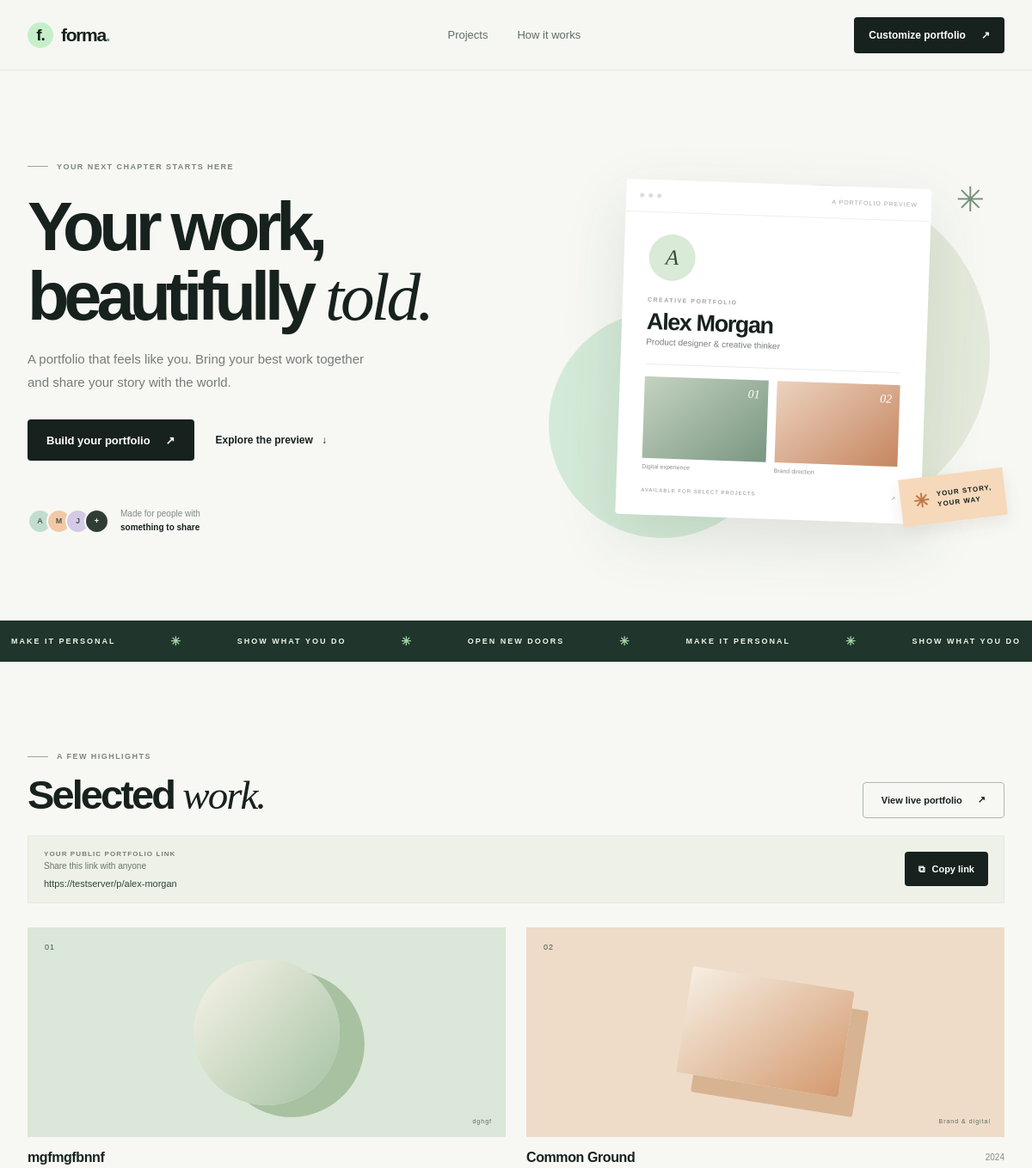
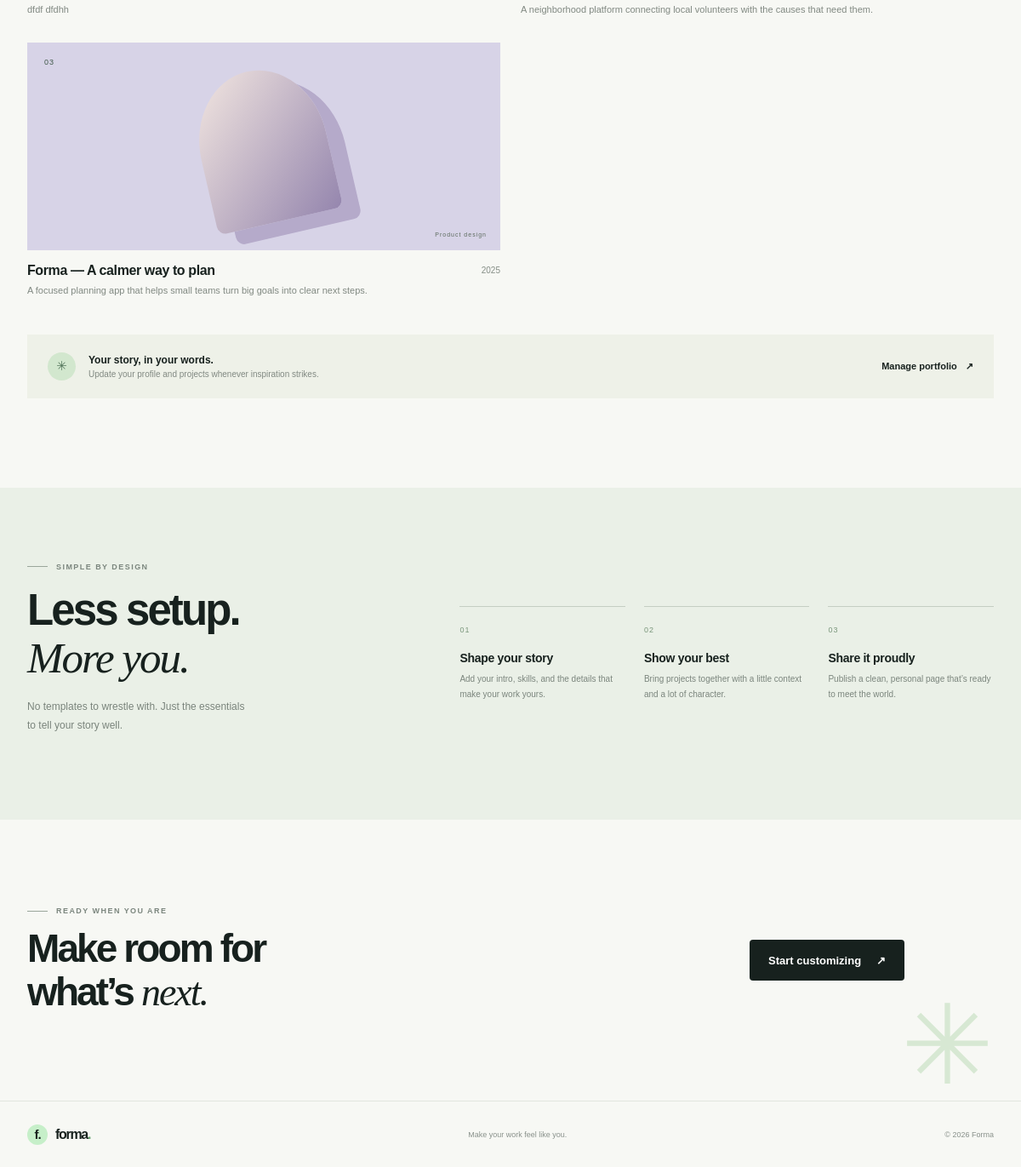
The page / on the database its author committed (2 pictures, top to bottom).
### tables this page shows
CREATE TABLE profile (
                id INTEGER PRIMARY KEY CHECK (id = 1),
                name TEXT NOT NULL,
                title TEXT NOT NULL,
                bio TEXT NOT NULL,
                email TEXT NOT NULL,
                location TEXT NOT NULL,
                website TEXT NOT NULL DEFAULT '',
                skills TEXT NOT NULL DEFAULT '',
                slug TEXT NOT NULL UNIQUE,
                theme TEXT NOT NULL DEFAULT 'mint'
            );

CREATE TABLE projects (
                id INTEGER PRIMARY KEY AUTOINCREMENT,
                title TEXT NOT NULL,
                description TEXT NOT NULL,
                year TEXT NOT NULL DEFAULT '',
                category TEXT NOT NULL DEFAULT '',
                url TEXT NOT NULL DEFAULT '',
                created_at TEXT NOT NULL DEFAULT CURRENT_TIMESTAMP
            );

### app.py (the view)
@app.get("/")
def home():
    profile, projects = profile_data()
    return render_template("index.html", profile=profile, projects=projects)

### app.py (called while the page is built, shortened)
def get_db():
    connection = sqlite3.connect(DATABASE)
    connection.row_factory = sqlite3.Row
    connection.execute("PRAGMA foreign_keys = ON")
    return connection

def profile_data():
    with closing(get_db()) as db:
        profile = db.execute("SELECT * FROM profile WHERE id = 1").fetchone()
        projects = db.execute("SELECT * FROM projects ORDER BY created_at DESC, id DESC").fetchall()
    return profile, projects

@app.before_request
def protect_editor_routes():
    is_editor_route = request.path == "/edit" or request.path == "/projects" or request.path.startswith("/projects/")
    if not is_editor_route:
        return None

### templates/index.html (shortened to what this page needs)
{% extends "base.html" %}
{% block content %}
<section class="hero shell">
  <div class="hero-copy">
    <div class="eyebrow"><span class="eyebrow-line"></span> YOUR NEXT CHAPTER STARTS HERE</div>
    <h1>Your work,<br>beautifully <span class="serif-word">told.</span></h1>
    <p class="hero-lead">A portfolio that feels like you. Bring your best work together and share your story with the world.</p>
    <div class="hero-actions"><a class="button button-dark" href="{{ url_for('edit_profile') }}">Build your portfolio <span aria-hidden="true">↗</span></a><a class="text-link" href="#projects">Explore the preview <span aria-hidden="true">↓</span></a></div>
    <div class="social-proof"><div class="avatar-stack"><span>A</span><span>M</span><span>J</span><span>+</span></div><span>Made for people with<br><strong>something to share</strong></span></div>
  </div>
  <div class="hero-art" aria-label="Portfolio profile preview">
    <div class="preview-card"><div class="preview-top"><span class="preview-dot"></span><span class="preview-dot"></span><span class="preview-dot"></span><span class="preview-label">A PORTFOLIO PREVIEW</span></div><div class="preview-body"><div class="profile-orb">{{ profile['name'][:1] }}</div><div class="preview-kicker">CREATIVE PORTFOLIO</div><h2>{{ profile['name'] }}</h2><p>{{ profile['title'] }}</p><div class="preview-rule"></div><div class="mini-projects"><div><span class="mini-art mini-art-one">01</span><small>Digital experience</small></div><div><span class="mini-art mini-art-two">02</span><small>Brand direction</small></div></div><div class="preview-footer"><span>AVAILABLE FOR SELECT PROJECTS</span><span>↗</span></div></div></div>
    <div class="floating-note"><span class="note-star">✳</span><span>YOUR STORY,<br>YOUR WAY</span></div><div class="art-scribble">✳</div>
  </div>
</section>
<section class="ticker" aria-label="Portfolio highlights"><div class="ticker-track"><span>MAKE IT PERSONAL</span><b>✳</b><span>SHOW WHAT YOU DO</span><b>✳</b><span>OPEN NEW DOORS</span><b>✳</b><span>MAKE IT PERSONAL</span><b>✳</b><span>SHOW WHAT YOU DO</span></div></section>
<section class="work-section shell" id="projects">
  <div class="section-heading"><div><div class="eyebrow"><span class="eyebrow-line"></span> A FEW HIGHLIGHTS</div><h2>Selected <span class="serif-word">work.</span></h2></div><a class="button button-outline" href="{{ url_for('public_portfolio', slug=profile['slug']) }}">View live portfolio <span aria-hidden="true">↗</span></a></div>
  {% set share_id = 'home' %}{% set share_url = url_for('public_portfolio', slug=profile['slug'], _external=True) %}{% include 'share_link.html' %}
  <div class="project-grid">
    {% for project in projects %}<article class="project-card project-card-{{ loop.index0 % 3 }}"><div class="project-visual visual-{{ loop.index0 % 3 }}"><span class="visual-index">0{{ loop.index }}</span><span class="visual-shape"></span><span class="visual-caption">{{ project['category'] or 'FEATURED PROJECT' }}</span></div><div class="project-info"><div><h3>{{ project['title'] }}</h3><p>{{ project['description'] }}</p></div><span class="project-year">{{ project['year'] }}</span></div></article>
    {% else %}<p class="empty-state">No projects yet. Add your first project to get started.</p>{% endfor %}
  </div>
  <div class="manage-strip"><div class="manage-icon">✳</div><div><strong>Your story, in your words.</strong><span>Update your profile and projects whenever inspiration strikes.</span></div><a class="text-link" href="{{ url_for('edit_profile') }}">Manage portfolio <span aria-hidden="true">↗</span></a></div>
</section>
<section class="how-section" id="how-it-works"><div class="shell how-inner"><div class="how-intro"><div class="eyebrow"><span class="eyebrow-line"></span> SIMPLE BY DESIGN</div><h2>Less setup.<br><span class="serif-word">More you.</span></h2><p>No templates to wrestle with. Just the essentials to tell your story well.</p></div><div class="steps"><article><span class="step-number">01</span><h3>Shape your story</h3><p>Add your intro, skills, and the details that make your work yours.</p></article><article><span class="step-number">02</span><h3>Show your best</h3><p>Bring projects together with a little context and a lot of character.</p></article><article><span class="step-number">03</span><h3>Share it proudly</h3><p>Publish a clean, personal page that’s ready to meet the world.</p></article></div></div></section>
<section class="closing shell"><div><div class="eyebrow"><span class="eyebrow-line"></span> READY WHEN YOU ARE</div><h2>Make room for<br>what’s <span class="serif-word">next.</span></h2></div><a class="button button-dark" href="{{ url_for('edit_profile') }}">Start customizing <span aria-hidden="true">↗</span></a><span class="closing-star">✳</span></section>
{% endblock %}

### rows shown on the page
profile: name "A", name "Alex Morgan", title "Product designer & creative thinker"
projects: category "dghgf", title "mgfmgfbnnf", description "dfdf dfdhh"
projects: category "Brand & digital", title "Common Ground", description "A neighborhood platform connecting local volunteers with the causes that need them.", year "2024"
projects: category "Product design", title "Forma — A calmer way to plan", description "A focused planning app that helps small teams turn big goals into clear next steps.", year "2025"
